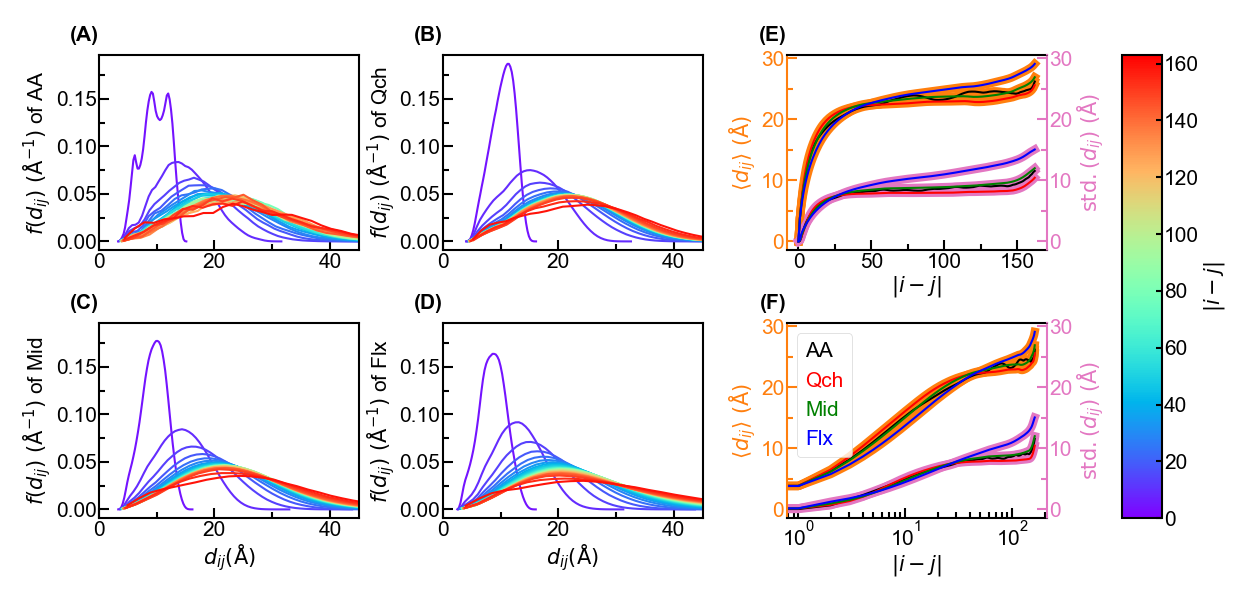

Recreate this plot in Python.
"""Import Modules"""
import sys
sys.path.append('D:\\Work\\Code\\Functions')
from pyw import pyw
import random
import numpy as np
import matplotlib.pyplot as plt
from matplotlib.colors import LinearSegmentedColormap
from mpl_toolkits.axes_grid1 import make_axes_locatable
from matplotlib.pyplot import MultipleLocator
from matplotlib.collections import LineCollection
from matplotlib import colors
from matplotlib.ticker import LogLocator,LogFormatter,AutoMinorLocator

"""Set Arguments"""
files=['../../../all_atom/dist/dist.npz',
       '../../dist/dist/1.55sgm_1.0sgm_itr20.npz',
       '../../dist/dist/1.5sgm_0.82sgm_itr20.npz',
       '../../dist/dist/1.37sgm_0.6sgm_itr20.npz']
figname='dist'
nmd=len(files)-1
nat=163
nhi=50

"""Read Data and Calculate"""
dseq=np.arange(nat)
d2=np.zeros((nmd+1,nat,nat,nhi))
p_d2=np.zeros((nmd+1,nat,nat,nhi))
d2_mean=np.zeros((nmd+1,nat,nat))
d2_std=np.zeros((nmd+1,nat,nat))
d1=np.zeros((nmd+1,nat,nhi))
p_d1=np.zeros((nmd+1,nat,nhi))
d1_mean=np.zeros((nmd+1,nat))
d1_std=np.zeros((nmd+1,nat))
for i in range(nmd+1):
    q=np.load(files[i])
    d2[i]=q['d2']
    p_d2[i]=q['p_d2']
    d2_mean[i]=q['d2_mean']
    d2_std[i]=q['d2_std']
    d1[i]=q['d1']
    p_d1[i]=q['p_d1']
    d1_mean[i]=q['d1_mean']
    d1_std[i]=q['d1_std']

"""Plot"""
fig,axs=plt.subplots(2,3,figsize=(25,12))
marglft=0.5
margrig=0.5
margbot=0.5
margtop=0.5
spcwth=0.2
spchei=-0.1
cbarwth=0.8
cbarspcwth=1.5
wth=3
font={'family':'Arial','size':30}
lenmaj=15
lenmin=8
lenbar=8
xtick=0.1
ytick=20
ctick=1
cmap=plt.cm.rainbow
norm=colors.Normalize(vmin=0,vmax=nat)
ann=[['(A)','(B)','(E)'],['(C)','(D)','(F)']]
label0=['AA','Qch','Mid','Flx']
color0=['k','r','g','b']
color_=['C1','C6']

for i in range(nmd+1):
    j,k=divmod(i,2)
    ax=axs[j,k]
    ax.annotate(ann[divmod(i,2)[0]][divmod(i,2)[1]],xy=(0.0,1.05),xycoords='axes fraction',fontfamily=font['family'],fontsize=font['size'],fontweight='bold',va='bottom',ha='right')
    for l in range(4,nat,5):
        ax.plot(d1[i,l],p_d1[i,l],color=cmap(norm(l)),linewidth=wth)
        # ax.plot([d1_mean[i,l],d1_mean[i,l]],[np.min(p_d1[i,l]),np.max(p_d1[i,l])],'--',color=rgb,linewidth=wth)
    # ax.plot([],[],'--',color='k',linewidth=wth,label='Mean')
    ax.autoscale()
    ax.minorticks_on()
    ax.tick_params(axis='both',which='major',direction='in',width=wth,length=lenmaj,labelfontfamily=font['family'],labelsize=font['size'])
    ax.tick_params(axis='both',which='minor',direction='in',width=wth,length=lenmin,labelfontfamily=font['family'],labelsize=font['size'])
    ax.xaxis.set_major_locator(MultipleLocator(20))
    ax.xaxis.set_minor_locator(AutoMinorLocator(2))
    ax.yaxis.set_major_locator(MultipleLocator(0.05))
    ax.yaxis.set_minor_locator(AutoMinorLocator(2))
    ax.spines['bottom'].set_linewidth(wth)
    ax.spines['top'].set_linewidth(wth)
    ax.spines['left'].set_linewidth(wth)
    ax.spines['right'].set_linewidth(wth)
    ax.set_xlim(0,45)
    if j==1:
        ax.set_xlabel('$d_{ij} (\\mathrm{\\AA})$',fontdict=font)
    ax.set_ylabel('$f(d_{ij})~(\\mathrm{\\AA}^{-1})$ of %s'%label0[i],fontdict=font)
    # if i==0:
    #     ax.legend(loc='best',prop={'family':font['family'],'size':font['size']})

ylims=[axs[divmod(i,2)].get_ylim() for i in range(nmd+1)]
for i in range(nmd+1):
    axs[divmod(i,2)].set_ylim(np.min(ylims),np.max(ylims))

for i in range(2):
    ax=axs[i,2]
    ax.annotate(ann[i][2],xy=(0.0,1.05),xycoords='axes fraction',fontfamily=font['family'],fontsize=font['size'],fontweight='bold',va='bottom',ha='right')
    ax2=ax.twinx()
    for j in range(nmd+1):
        ax.plot(dseq,d1_mean[j],linewidth=4*wth,color=color_[0])
        ax.plot(dseq,d1_std[j],linewidth=4*wth,color=color_[1])
    for j in range(nmd+1):
        ax.plot(dseq,d1_mean[j],linewidth=wth,color=color0[j],label=label0[j])  
        ax.plot(dseq,d1_std[j],linewidth=wth,color=color0[j])
    ax.autoscale()
    ax.minorticks_on()
    ax.tick_params(axis='x',which='major',direction='in',width=wth,length=lenmaj,labelfontfamily=font['family'],labelsize=font['size'])
    ax.tick_params(axis='y',which='major',direction='in',width=wth,length=lenmaj,labelfontfamily=font['family'],labelsize=font['size'],color=color_[0],labelcolor=color_[0])
    ax.tick_params(axis='x',which='minor',direction='in',width=wth,length=lenmin,labelfontfamily=font['family'],labelsize=font['size'])
    ax.tick_params(axis='y',which='minor',direction='in',width=wth,length=lenmin,labelfontfamily=font['family'],labelsize=font['size'],color=color_[0],labelcolor=color_[0])
    ax.xaxis.set_major_locator(MultipleLocator(50))
    ax.xaxis.set_minor_locator(AutoMinorLocator(2))
    ax.yaxis.set_major_locator(MultipleLocator(10))
    ax.yaxis.set_minor_locator(AutoMinorLocator(2))
    ax.spines['bottom'].set_linewidth(wth)
    ax.spines['top'].set_linewidth(wth)
    ax.spines['left'].set_linewidth(wth)
    ax.spines['right'].set_linewidth(0)
    ax.spines['left'].set_color(color_[0])
    ax.yaxis.label.set_color(color_[0]) 
    ax.set_xlabel('$|i-j|$',fontdict=font)
    ax.set_ylabel('$\\langle{}d_{ij}\\rangle~(\\mathrm{\\AA})$',fontdict=font)
    if i==1:
        ax.set_xscale('log')
        leg=ax.legend(loc='best',handlelength=0.0,handletextpad=0.0,prop={'family':font['family'],'size':font['size']})
        for hnd,txt in zip(leg.legend_handles,leg.get_texts()):
            txt.set_color(hnd.get_color())
    ax2.minorticks_on()
    ax2.tick_params(axis='y',which='major',direction='in',width=wth,length=lenmaj,labelfontfamily=font['family'],labelsize=font['size'],color=color_[1],labelcolor=color_[1])
    ax2.tick_params(axis='y',which='minor',direction='in',width=wth,length=lenmin,labelfontfamily=font['family'],labelsize=font['size'],color=color_[1],labelcolor=color_[1])
    # ax2.xaxis.set_major_locator(MultipleLocator(xtick))
    ax2.xaxis.set_minor_locator(AutoMinorLocator(2))
    ax2.yaxis.set_major_locator(MultipleLocator(10))
    ax2.yaxis.set_minor_locator(AutoMinorLocator(2))
    ax2.spines['left'].set_linewidth(0)
    ax2.spines['right'].set_linewidth(wth)
    ax2.spines['right'].set_color(color_[1])
    ax2.yaxis.label.set_color(color_[1])
    ax2.set_ylim(ax.get_ylim())
    ax2.set_ylabel('$\\mathrm{std.}(d_{ij})~(\\mathrm{\\AA})$',fontdict=font)
    if i==1:
        ax2.set_xscale('log')

top=axs[0,-1].get_position().y1
bot=axs[-1,-1].get_position().y0
cbar_ax=fig.add_axes([1.0,bot,0.1,top-bot])
sm=plt.cm.ScalarMappable(cmap=cmap,norm=norm)
sm.set_array([])
cbar=plt.colorbar(sm,cax=cbar_ax)
cbar.set_label('$|i-j|$',fontdict=font)
cbar.ax.tick_params(direction='in',width=wth,length=lenmin,labelfontfamily=font['family'],labelsize=font['size'])
cbar.outline.set_linewidth(wth)

fig.canvas.draw()
tight_bbox=fig.get_tightbbox(fig.canvas.get_renderer())
alllft=tight_bbox.x0
allrig=tight_bbox.x1
allbot=tight_bbox.y0
alltop=tight_bbox.y1
figwth,fighei=fig.get_size_inches()
boxlft=np.inf
boxrig=-np.inf
boxbot=np.inf
boxtop=-np.inf
for ax in fig.axes:    
    pos=ax.get_position()
    left=pos.x0*figwth
    right=left+pos.width*figwth
    bottom=pos.y0*fighei
    top=bottom+pos.height*fighei
    boxlft=min(boxlft,left)
    boxrig=max(boxrig,right)
    boxbot=min(boxbot,bottom)
    boxtop=max(boxtop,top)
pos=cbar.ax.get_position()
boxrig=max(boxrig,(pos.x0+pos.width)*figwth)
outlft=boxlft-alllft
outrig=allrig-boxrig
outbot=boxbot-allbot
outtop=alltop-boxtop

axs_2d=np.atleast_2d(axs)
nrows,ncols=np.shape(axs_2d)
outlfts=np.zeros((nrows,ncols))
outrigs=np.zeros((nrows,ncols))
outbots=np.zeros((nrows,ncols))
outtops=np.zeros((nrows,ncols))
dpi=fig.dpi 
for i in range(nrows):
    for j in range(ncols):
        ax=axs_2d[i,j]
        ref_bounds=ax.get_position().bounds
        alllft,allrig=np.inf,-np.inf
        allbot,alltop=np.inf,-np.inf
        for a in fig.axes:
            if a.get_position().bounds==ref_bounds:
                tight_bbox=a.get_tightbbox(fig.canvas.get_renderer())   # 点坐标
                alllft=min(alllft,tight_bbox.x0/dpi)
                allrig=max(allrig,tight_bbox.x1/dpi)
                allbot=min(allbot,tight_bbox.y0/dpi)
                alltop=max(alltop,tight_bbox.y1/dpi)
        boxlft=ref_bounds[0]*figwth
        boxrig=(ref_bounds[0]+ref_bounds[2])*figwth
        boxbot=ref_bounds[1]*fighei
        boxtop=(ref_bounds[1]+ref_bounds[3])*fighei
        outlfts[i,j]=boxlft-alllft
        outrigs[i,j]=allrig-boxrig
        outbots[i,j]=boxbot-allbot
        outtops[i,j]=alltop-boxtop

if ncols>1:
    spcwth+=np.max(outrigs[:,:-1]+outlfts[:,1:])
if nrows>1:
    spchei+=np.max(outbots[:-1,:]+outtops[1:,:])
plt.subplots_adjust(left=(marglft+outlft)/figwth,
                    right=1.0-(margrig+outrig+cbarwth+cbarspcwth)/figwth,
                    bottom=(margbot+outbot)/fighei,
                    top=1.0-(margtop+outtop)/fighei,
                    hspace=nrows*spchei/(fighei-margbot-outbot-margtop-outtop-(nrows-1)*spchei),
                    wspace=ncols*spcwth/(figwth-marglft-outlft-margrig-outrig-cbarwth-cbarspcwth-(ncols-1)*spcwth))
cbar.ax.set_position([1.0-(margrig+outrig+cbarwth)/figwth,(margbot+outbot)/fighei,cbarwth/figwth,1.0-(margtop+outtop+margbot+outbot)/fighei])

plt.savefig(f'{figname}.png',format='png',dpi=50)
plt.savefig(f'{figname}.pdf',format='pdf')
# plt.show()
